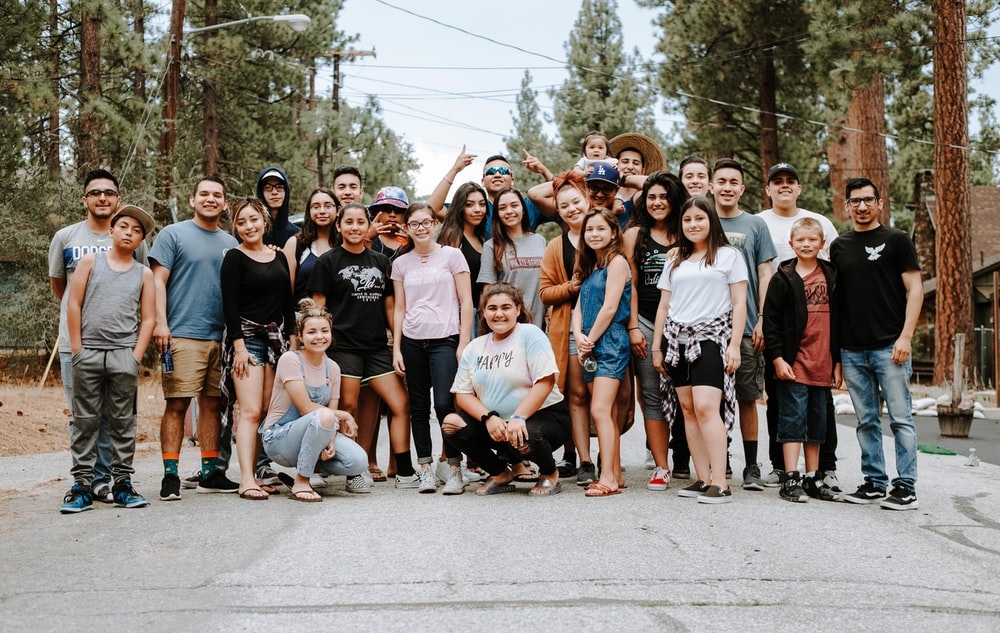
#> input picture Image_4.jpg, 1000 x 633 px, found by its file name
$ python 'Detect in Images.py'
#> lines starting #> are read from the running program, lines starting #| are printed output that depends on the picture; after the words box and inside, x2 and y2 are one past the last pixel; in counts of white or black regions, pixels touching at a corner belong together
import cv2
import numpy as np


faceModel = cv2.CascadeClassifier("haarcascade_frontalface_default.xml")

img = cv2.imread("image_4.jpg")
#> img is the input picture: shape (633, 1000, 3); mean B, G, R 117.4, 125.9, 133.5
gray = cv2.cvtColor(img,cv2.COLOR_BGR2GRAY)
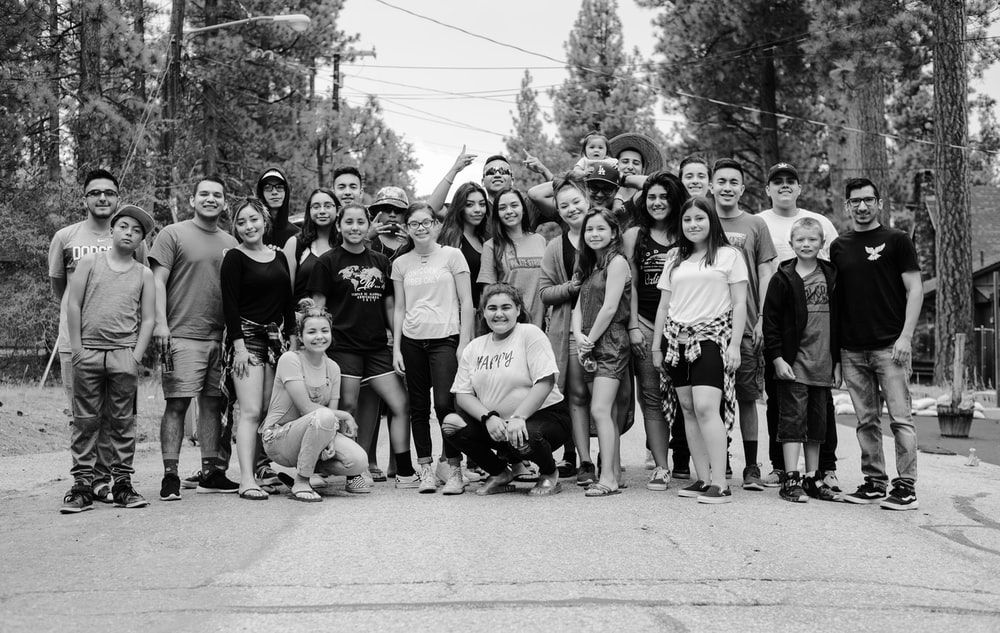
#> gray: shape (633, 1000); min 0, max 255, mean 127.2
faces = faceModel.detectMultiScale(gray,1.3,5)
#> faces = 13 rows, first 6: [641, 185, 33, 33], [306, 193, 32, 32], [709, 168, 38, 38], [330, 173, 36, 36], [82, 177, 42, 42], [192, 180, 37, 37]

#rgb
#BGR


for(x,y,w,h) in faces:
	cv2.rectangle(img,(x,y),(x+w,y+h),(0,255,0),2)
#> this loop made 13 passes
#> (x, y, w, h) on passes 1 to 12: (641, 185, 33, 33), (306, 193, 32, 32), (709, 168, 38, 38), (330, 173, 36, 36), (82, 177, 42, 42), (192, 180, 37, 37), (840, 183, 48, 48), (493, 193, 34, 34), (677, 205, 35, 35), (336, 207, 38, 38), (579, 216, 34, 34), (477, 291, 43, 43)
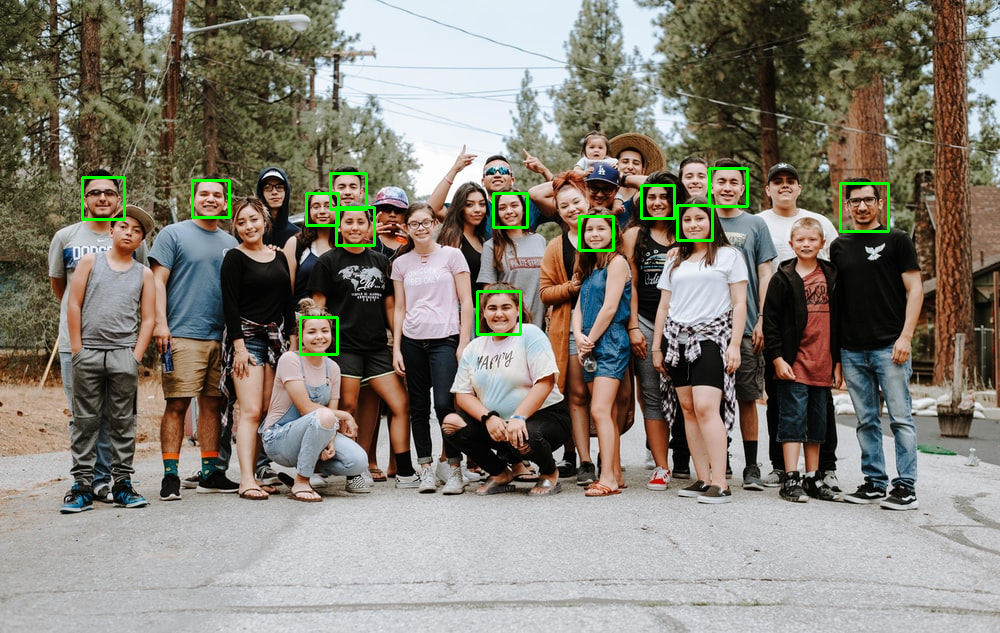
#> img: shape (633, 1000, 3); 0.9% of pixels changed, all inside (x1, y1, x2, y2) = (81, 167, 890, 356)


cv2.imshow("Display",img)
cv2.waitKey(0)

$ run again, with Image_1.jpg copied over Image_4.jpg
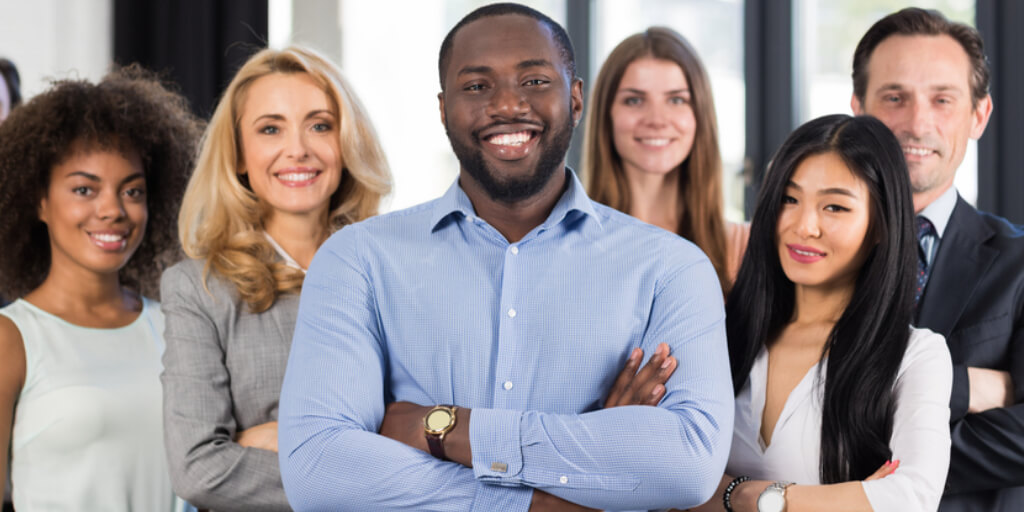
#> input picture Image_1.jpg, 1024 x 512 px, found by its file name
#> img is the input picture: shape (512, 1024, 3); mean B, G, R 138.1, 135.9, 145.3
#> `gray = cv2.cvtColor(img,cv2.COLOR_BGR2GRAY)`:
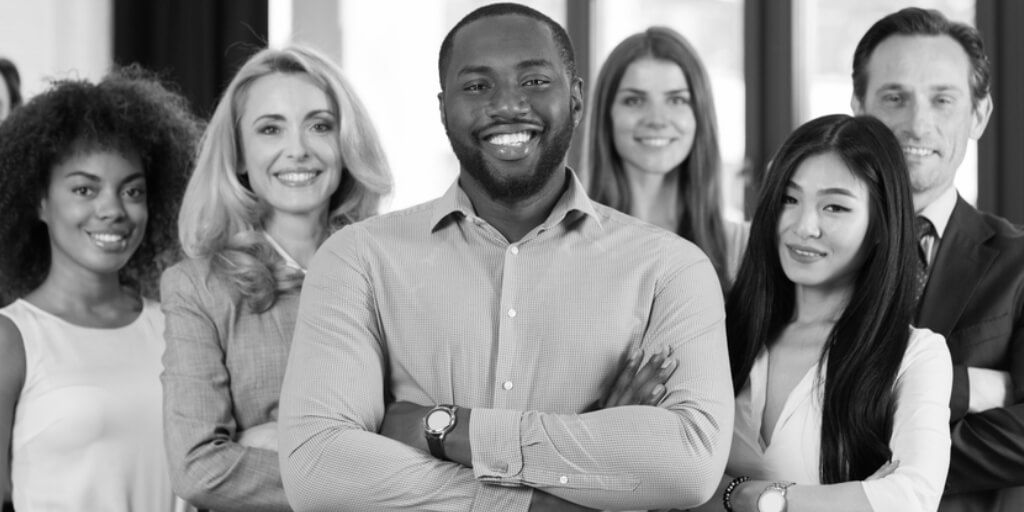
#> gray: shape (512, 1024); min 0, max 255, mean 139
#> faces = [[606, 62, 99, 99], [862, 52, 121, 121], [226, 77, 131, 131], [45, 142, 119, 119], [750, 156, 129, 129]]
#> the loop `for(x,y,w,h) in faces:` made 5 passes
#> after the loop `for(x,y,w,h) in faces:`:
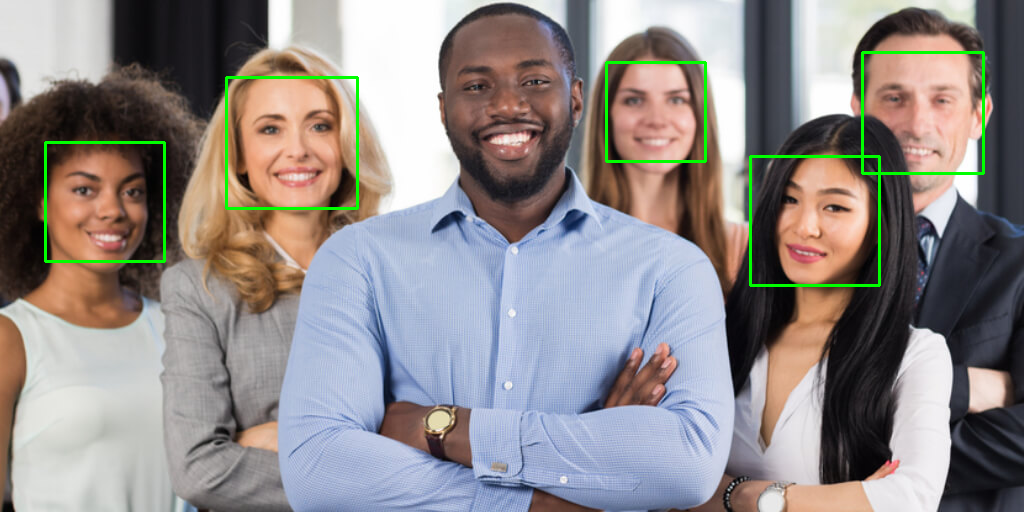
#> img: shape (512, 1024, 3); 1.36% of pixels changed, all inside (x1, y1, x2, y2) = (44, 51, 985, 287)

$ run again, with Image_2.jpg copied over Image_4.jpg
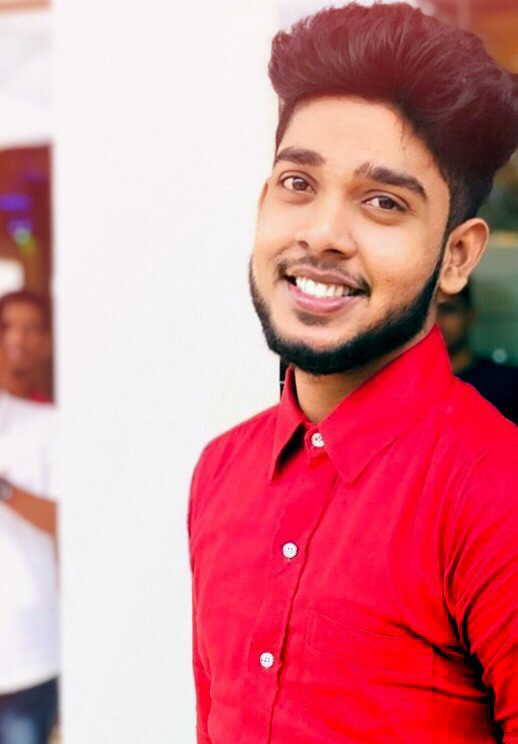
#> input picture Image_2.jpg, 518 x 744 px, found by its file name
#> img is the input picture: shape (744, 518, 3); mean B, G, R 139.7, 130.8, 213.1
#> `gray = cv2.cvtColor(img,cv2.COLOR_BGR2GRAY)`:
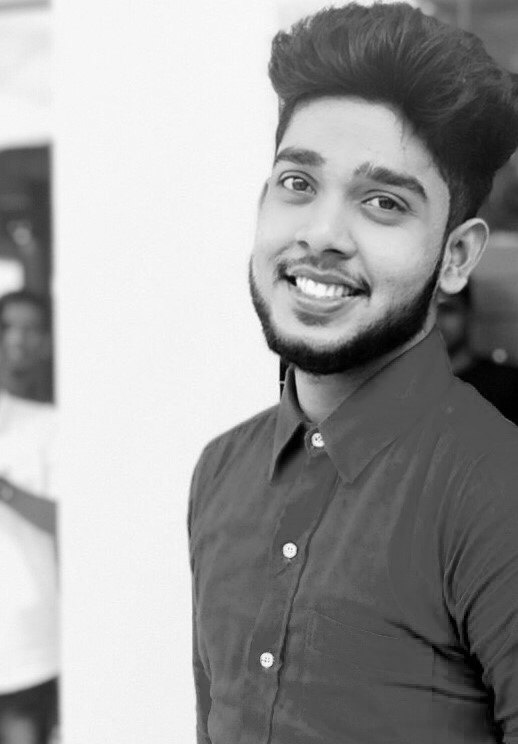
#> gray: shape (744, 518); min 0, max 255, mean 156.4
#> faces = [[212, 96, 244, 244]]
#> the loop `for(x,y,w,h) in faces:` made 1 pass
#> after the loop `for(x,y,w,h) in faces:`:
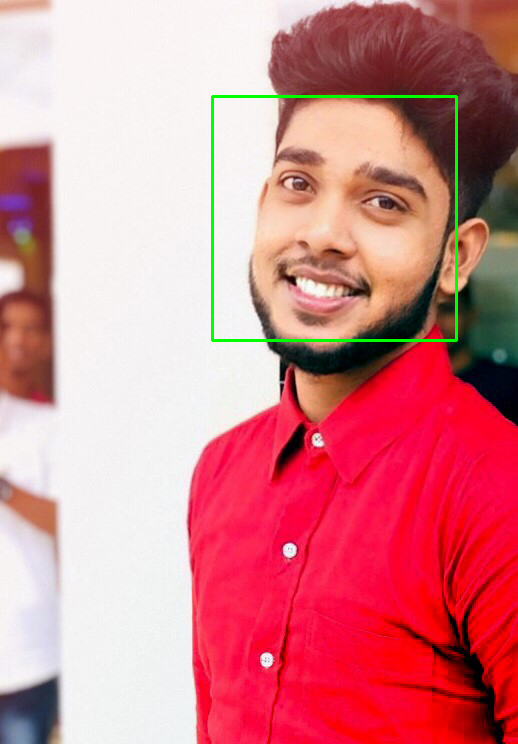
#> img: shape (744, 518, 3); 0.76% of pixels changed, all inside (x1, y1, x2, y2) = (211, 95, 458, 342)

$ run again, with Image_3.jpg copied over Image_4.jpg
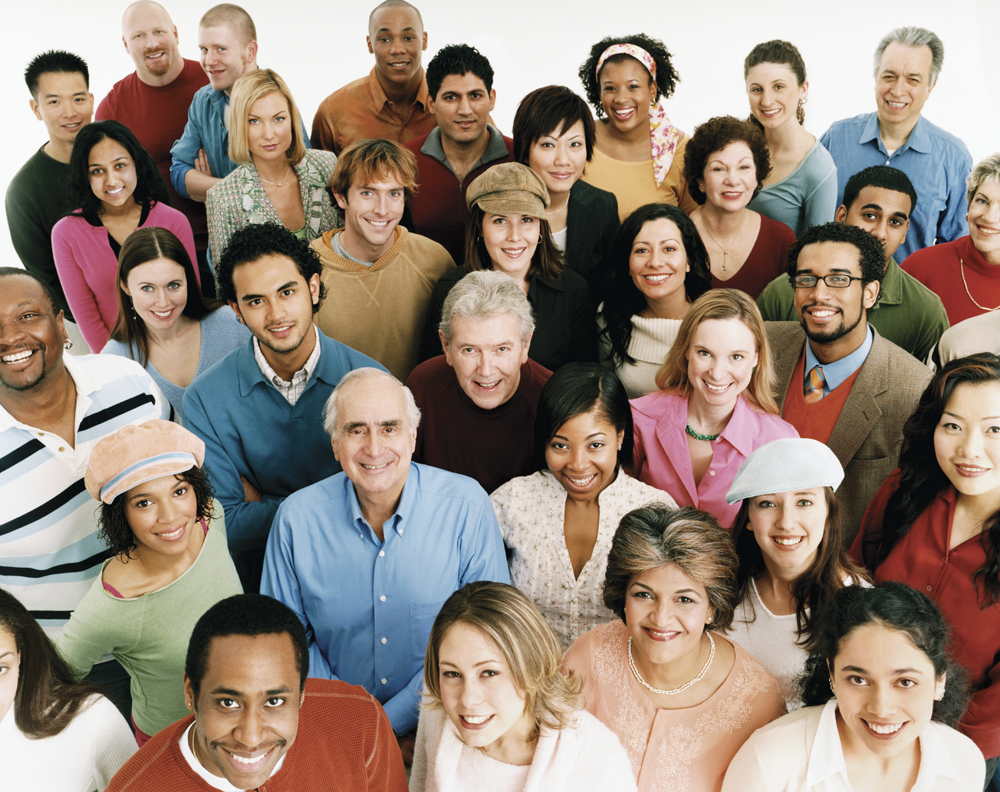
#> input picture Image_3.jpg, 1000 x 792 px, found by its file name
#> img is the input picture: shape (792, 1000, 3); mean B, G, R 121.4, 133.9, 150.4
#> `gray = cv2.cvtColor(img,cv2.COLOR_BGR2GRAY)`:
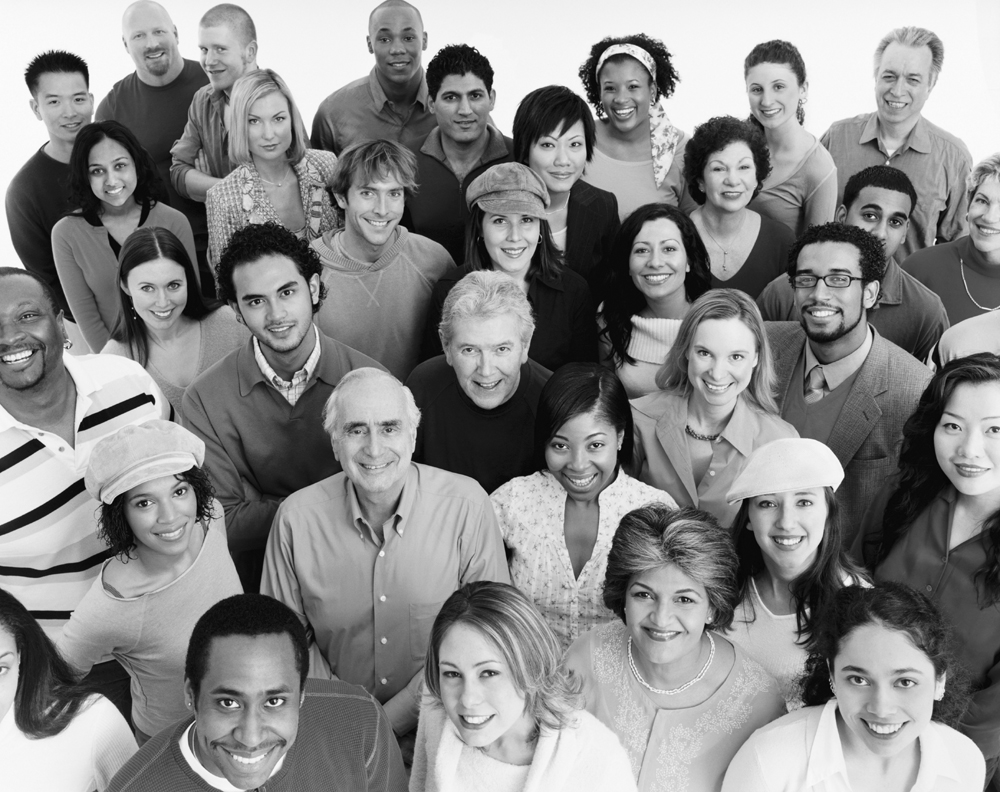
#> gray: shape (792, 1000); min 0, max 254, mean 137.4
#> faces = 25 rows, first 6: [366, 13, 64, 64], [592, 65, 60, 60], [738, 64, 63, 63], [430, 70, 68, 68], [35, 75, 62, 62], [239, 98, 59, 59]
#> the loop `for(x,y,w,h) in faces:` made 25 passes
#> after the loop `for(x,y,w,h) in faces:`:
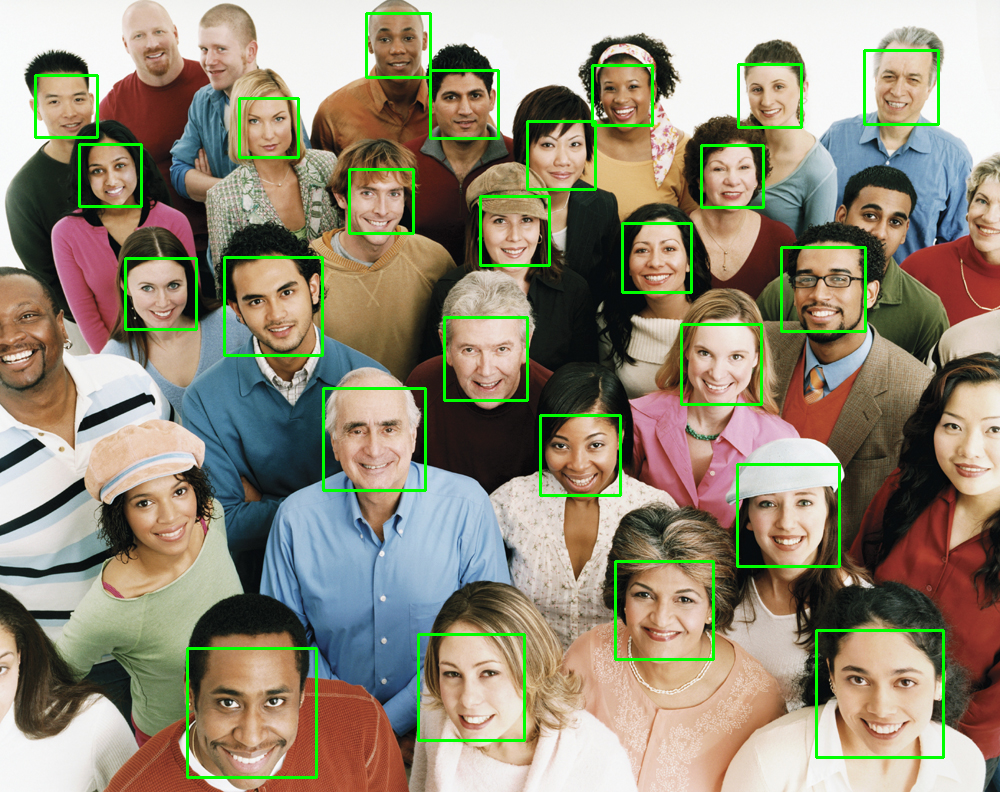
#> img: shape (792, 1000, 3); 3.02% of pixels changed, all inside (x1, y1, x2, y2) = (34, 12, 945, 779)
